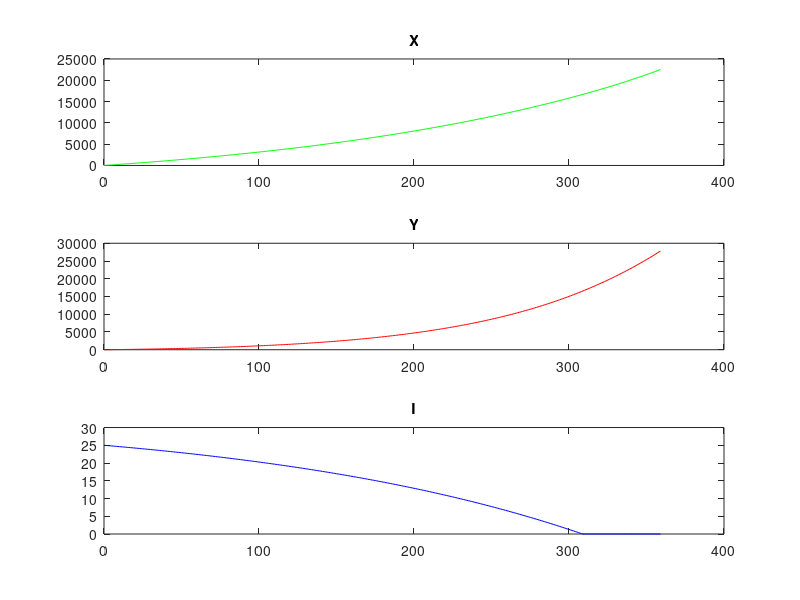

Write MATLAB code to recreate this figure.
clear
close all
clc

r=0.006;
S=100;
T=30*12;
alpha=0.009;
I=zeros(1,T);
x=zeros(1,T);
y=zeros(1,T);

for k=1:T-1
   I(k) = max(0, 0.0015*(S/r - x(k)));
   x(k+1) = (1+r)*x(k) + I(k);
   y(k+1) = (1+alpha)*y(k) + max(0.3*S - I(k), 0);
end

tempo=((1:T)-1);
figure(1)
subplot(3,1,1)
plot(tempo,x,'g')
title('X')
subplot(3,1,2)
plot(tempo,y,'r')
title('Y')
subplot(3,1,3)
plot(tempo,I,'b')
title('I')